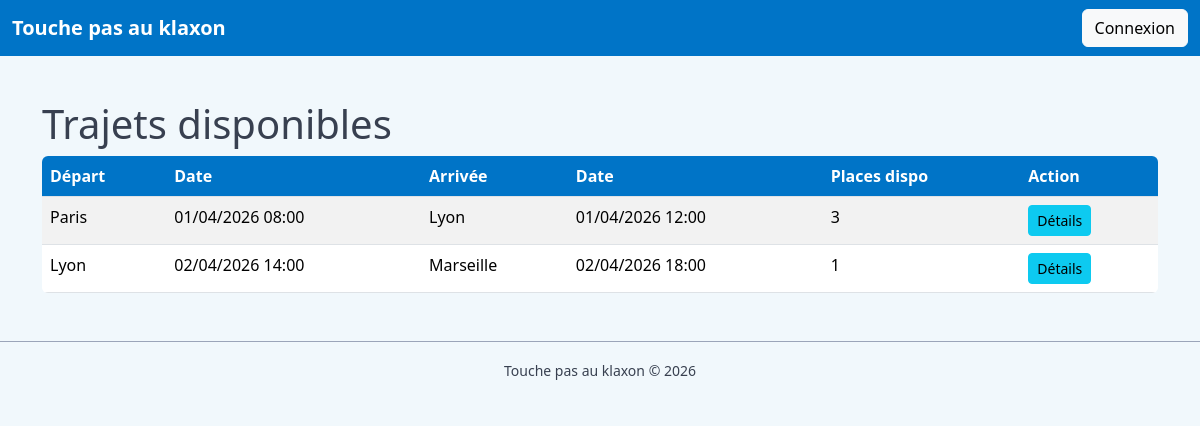
The page /public/index.php on the database its author committed.
### tables this page shows
CREATE TABLE trajet (
    id_trajet INT AUTO_INCREMENT PRIMARY KEY,
    id_agence_depart INT NOT NULL,
    id_agence_arrivee INT NOT NULL,
    id_employe INT NOT NULL,
    date_heure_depart DATETIME NOT NULL,
    date_heure_arrivee DATETIME NOT NULL,
    nb_places_total INT NOT NULL,
    nb_places_dispo INT NOT NULL,

    CONSTRAINT fk_depart FOREIGN KEY (id_agence_depart)
        REFERENCES agence(id_agence),

    CONSTRAINT fk_arrivee FOREIGN KEY (id_agence_arrivee)
        REFERENCES agence(id_agence),

    CONSTRAINT fk_employe FOREIGN KEY (id_employe)
        REFERENCES employe(id_employe)
);

CREATE TABLE agence (
    id_agence INT AUTO_INCREMENT PRIMARY KEY,
    nom VARCHAR(100) NOT NULL,
    adresse VARCHAR(255) NOT NULL,
    ville VARCHAR(100) NOT NULL,
    code_postal VARCHAR(10) NOT NULL
);

### App/controllers/TrajetController.php (called while the page is built, shortened)
<?php
class TrajetController
{
    public function index(): void
    {
        $trajets = Trajet::findDisponibles();
        require __DIR__ . '/../views/trajet/index.php';
    }
}

### public/index.php (called while the page is built, shortened)
<?php
$action     = $_GET['a'] ?? 'index';
$ctrl = new $controllerClass();
$ctrl->$action();

### App/models/Trajet.php (called while the page is built, shortened)
<?php
class Trajet
{
    public static function findDisponibles(): array
    {
        $pdo = Database::getConnection();
        $sql = "
            SELECT t.*,
                   a1.nom AS agence_depart,
                   a2.nom AS agence_arrivee
            FROM trajet t
            JOIN agence a1 ON t.id_agence_depart = a1.id_agence
            JOIN agence a2 ON t.id_agence_arrivee = a2.id_agence
            WHERE t.nb_places_dispo > 0
              AND t.date_heure_depart > NOW()
            ORDER BY t.date_heure_depart ASC
        ";
        return $pdo->query($sql)->fetchAll(PDO::FETCH_ASSOC);
    }
}

### App/views/trajet/index.php (the view, shortened to what this page needs)
<?php require __DIR__ . '/../layout/header.php'; ?>
<h1>Trajets disponibles</h1>
<table class="table table-striped">
    <thead>
        <tr>
            <th>Départ</th>
            <th>Date</th>
            <th>Arrivée</th>
            <th>Date</th>
            <th>Places dispo</th>
            <th>Action</th>
        </tr>
    </thead>
    <tbody>
        <?php foreach ($trajets as $t): ?>
            <tr>
                <td><?= htmlspecialchars($t['agence_depart']) ?></td>
                <td><?= date('d/m/Y H:i', strtotime($t['date_heure_depart'])) ?></td>
                <td><?= htmlspecialchars($t['agence_arrivee']) ?></td>
                <td><?= date('d/m/Y H:i', strtotime($t['date_heure_arrivee'])) ?></td>
                <td><?= htmlspecialchars($t['nb_places_dispo']) ?></td>
                <td>
                    <button
                        class="btn btn-info btn-sm"
                        data-bs-toggle="modal"
                        data-bs-target="#detailsModal<?= $t['id_trajet'] ?>">
                        Détails
                    </button>
                </td>
            </tr>
        <?php endforeach; ?>
    </tbody>
</table>
<?php require __DIR__ . '/../layout/footer.php'; ?>

### App/views/layout/header.php (shortened to what this page needs)
<!DOCTYPE html>
<html lang="fr">
<head>
    <link href="https://cdn.jsdelivr.net/npm/bootstrap@5.3.3/dist/css/bootstrap.min.css" rel="stylesheet">
    <link rel="stylesheet" href="public/css/main.css">
</head>
<body>
<nav class="navbar navbar-expand-lg" style="background-color:#0074c7;">
    <div class="container-fluid">
        <?php if (isset($_SESSION['role']) && $_SESSION['role'] === 'admin'): ?>
            <a class="navbar-brand text-white" href="index.php?c=admin&a=dashboard">
                Touche pas au klaxon
            </a>
        <?php else: ?>
            <a class="navbar-brand text-white" href="index.php">
                Touche pas au klaxon
            </a>
        <?php endif; ?>
        <div class="d-flex">
            <?php if (!isset($_SESSION['user_id'])): ?>
                <a href="index.php?c=auth&a=loginForm" class="btn btn-light">Connexion</a>
            <?php endif; ?>
        </div>
    </div>
</nav>
<div class="container mt-4">

### App/views/layout/footer.php
</div>
<footer class="text-center py-3 mt-5" style="background-color:#f1f8fc;">
    <small>Touche pas au klaxon © <?= date('Y') ?></small>
</footer>
</body>
</html>

### public/css/main.css (style rules this page uses)
body { background-color: #f1f8fc; color: #384050; }
.container { padding-top: 20px; }
.navbar { background-color: #0074c7 !important; }
.navbar .navbar-brand { color: white !important; font-weight: bold; }
.navbar .btn { font-weight: 500; }
footer { background-color: #f1f8fc; color: #384050; padding: 15px 0; text-align: center; border-top: 1px solid #9ba5b9; }
.table { background: white; border-radius: 6px; overflow: hidden; }
.table th { background-color: #0074c7; color: white; }

### rows shown on the page
trajet: id_agence_depart.nom "Paris", date_heure_depart "01/04/2026 08:00", id_agence_arrivee.nom "Lyon", date_heure_arrivee "01/04/2026 12:00", nb_places_dispo "3"
trajet: id_agence_depart.nom "Lyon", date_heure_depart "02/04/2026 14:00", id_agence_arrivee.nom "Marseille", date_heure_arrivee "02/04/2026 18:00", nb_places_dispo "1"
